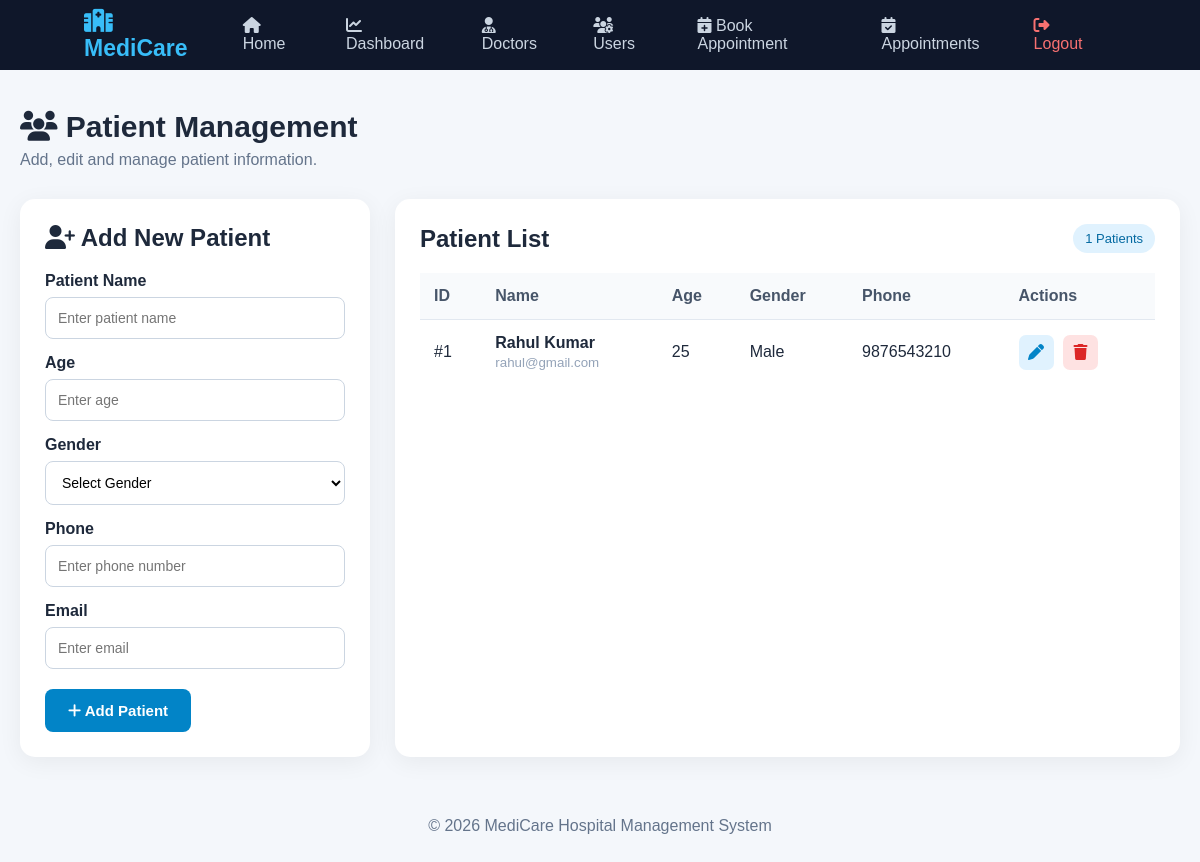
The app's page /patients (signed in) with its own data.
### tables this page shows
CREATE TABLE patients (
            id INTEGER PRIMARY KEY AUTOINCREMENT,
            name TEXT NOT NULL,
            age INTEGER NOT NULL,
            gender TEXT NOT NULL,
            phone TEXT NOT NULL,
            email TEXT NOT NULL
        );

### app.py (the view, shortened to what this page needs)
@app.route("/patients", methods=["GET", "POST"])
@staff_required
def patients():
    db = get_db()
    patients_data = db.execute(
        "SELECT * FROM patients ORDER BY id DESC"
    ).fetchall()
    db.close()
    return render_template(
        "patients.html",
        patients=patients_data
    )

### app.py (called while the page is built)
def get_db():
    db = sqlite3.connect(DATABASE)
    db.row_factory = sqlite3.Row
    return db

def staff_required(f):
    @wraps(f)
    def decorated_function(*args, **kwargs):
        if "username" not in session:
            return redirect(url_for("login"))
        if session.get("role") not in ["admin", "doctor"]:
            flash(
                "You do not have permission to access this page.",
                "error"
            )
            return redirect(url_for("dashboard"))
        return f(*args, **kwargs)
    return decorated_function

### templates/patients.html (shortened to what this page needs)
{% extends "base.html" %}
{% block content %}
<div class="page-header">
    <div>
        <h1>
            <i class="fa-solid fa-users"></i>
            Patient Management
        </h1>
        <p>
            Add, edit and manage patient information.
        </p>
    </div>
</div>
<div class="two-column">
    <div class="form-card">
        <h2>
            <i class="fa-solid fa-user-plus"></i>
            Add New Patient
        </h2>
        <form method="POST">
            <label>Patient Name</label>
            <input
                type="text"
                name="name"
                placeholder="Enter patient name"
                required
            >
            <label>Age</label>
            <input
                type="number"
                name="age"
                placeholder="Enter age"
                required
            >
            <label>Gender</label>
            <select name="gender" required>
                <option value="">Select Gender</option>
            </select>
            <label>Phone</label>
            <input
                type="text"
                name="phone"
                placeholder="Enter phone number"
                required
            >
            <label>Email</label>
            <input
                type="email"
                name="email"
                placeholder="Enter email"
                required
            >
            <button type="submit" class="btn">
                <i class="fa-solid fa-plus"></i>
                Add Patient
            </button>
        </form>
    </div>
    <div class="table-card">
        <div class="table-header">
            <h2>
                Patient List
            </h2>
            <span class="badge">
                {{ patients|length }} Patients
            </span>
        </div>
        <div class="table-wrapper">
            <table>
                <thead>
                    <tr>
                        <th>ID</th>
                        <th>Name</th>
                        <th>Age</th>
                        <th>Gender</th>
                        <th>Phone</th>
                        <th>Actions</th>
                    </tr>
                </thead>
                <tbody>
                {% for patient in patients %}
                    <tr>
                        <td>#{{ patient.id }}</td>
                        <td>
                            <strong>
                                {{ patient.name }}
                            </strong>
                            <small>
                                {{ patient.email }}
                            </small>
                        </td>
                        <td>{{ patient.age }}</td>
                        <td>{{ patient.gender }}</td>
                        <td>{{ patient.phone }}</td>
                        <td>
                            <a
                                href="{{ url_for('edit_patient', patient_id=patient.id) }}"
                                class="edit-btn"
                            >
                                <i class="fa-solid fa-pen"></i>
                            </a>
                            <a
                                href="{{ url_for('delete_patient', patient_id=patient.id) }}"
                                class="delete-btn"
                                onclick="return confirm('Delete this patient?')"
                            >
                                <i class="fa-solid fa-trash"></i>
                            </a>
                        </td>
                    </tr>
                {% else %}
                    <tr>
                        <td colspan="6" class="empty">
                            No patients available.
                        </td>
                    </tr>
                {% endfor %}
                </tbody>
            </table>
        </div>
    </div>
</div>
{% endblock %}

### static/style.css (style rules this page uses)
* { margin: 0; padding: 0; box-sizing: border-box; }
body { font-family: Arial, Helvetica, sans-serif; background: #f4f7fb; color: #1e293b; }
.btn { display: inline-block; background: #0284c7; color: white; border: none; text-decoration: none; padding: 13px 23px; border-radius: 8px; font-size: 15px; font-weight: bold; cursor: pointer; transition: 0.3s; }
.page-header { max-width: 1200px; margin: 40px auto 25px; padding: 0 20px; display: flex; justify-content: space-between; align-items: center; }
.page-header h1 { font-size: 30px; margin-bottom: 7px; }
.page-header p { color: #64748b; }
.two-column { max-width: 1200px; margin: 30px auto; padding: 0 20px; display: grid; grid-template-columns: 350px 1fr; gap: 25px; }
.form-card, .table-card { background: white; border-radius: 15px; padding: 25px; box-shadow: 0 5px 25px rgba(0,0,0,0.06); }
.form-card h2 { margin-bottom: 20px; }
.form-card label, .form-group label { display: block; font-weight: bold; margin-bottom: 7px; margin-top: 15px; }
input, select, textarea { width: 100%; padding: 12px; border: 1px solid #cbd5e1; border-radius: 8px; outline: none; font-size: 14px; background: white; }
.form-card .btn { margin-top: 20px; }
.table-header { display: flex; justify-content: space-between; align-items: center; margin-bottom: 20px; }
.badge { background: #e0f2fe; color: #0369a1; padding: 7px 12px; border-radius: 20px; font-size: 13px; }
.table-wrapper { overflow-x: auto; }
table { width: 100%; border-collapse: collapse; }
th { background: #f8fafc; padding: 14px; text-align: left; color: #475569; }
td { padding: 14px; border-top: 1px solid #e2e8f0; }
td small { display: block; color: #94a3b8; margin-top: 3px; }
.edit-btn, .delete-btn { display: inline-flex; align-items: center; justify-content: center; width: 35px; height: 35px; border-radius: 7px; text-decoration: none; margin-right: 5px; }
.edit-btn { background: #e0f2fe; color: #0284c7; }
.delete-btn { background: #fee2e2; color: #dc2626; }

### records on screen
patients: id "1", name "Rahul Kumar", email "rahul@gmail.com", age "25", gender "Male", phone "9876543210"

### other values on screen
{{ patients|length }} "1"
